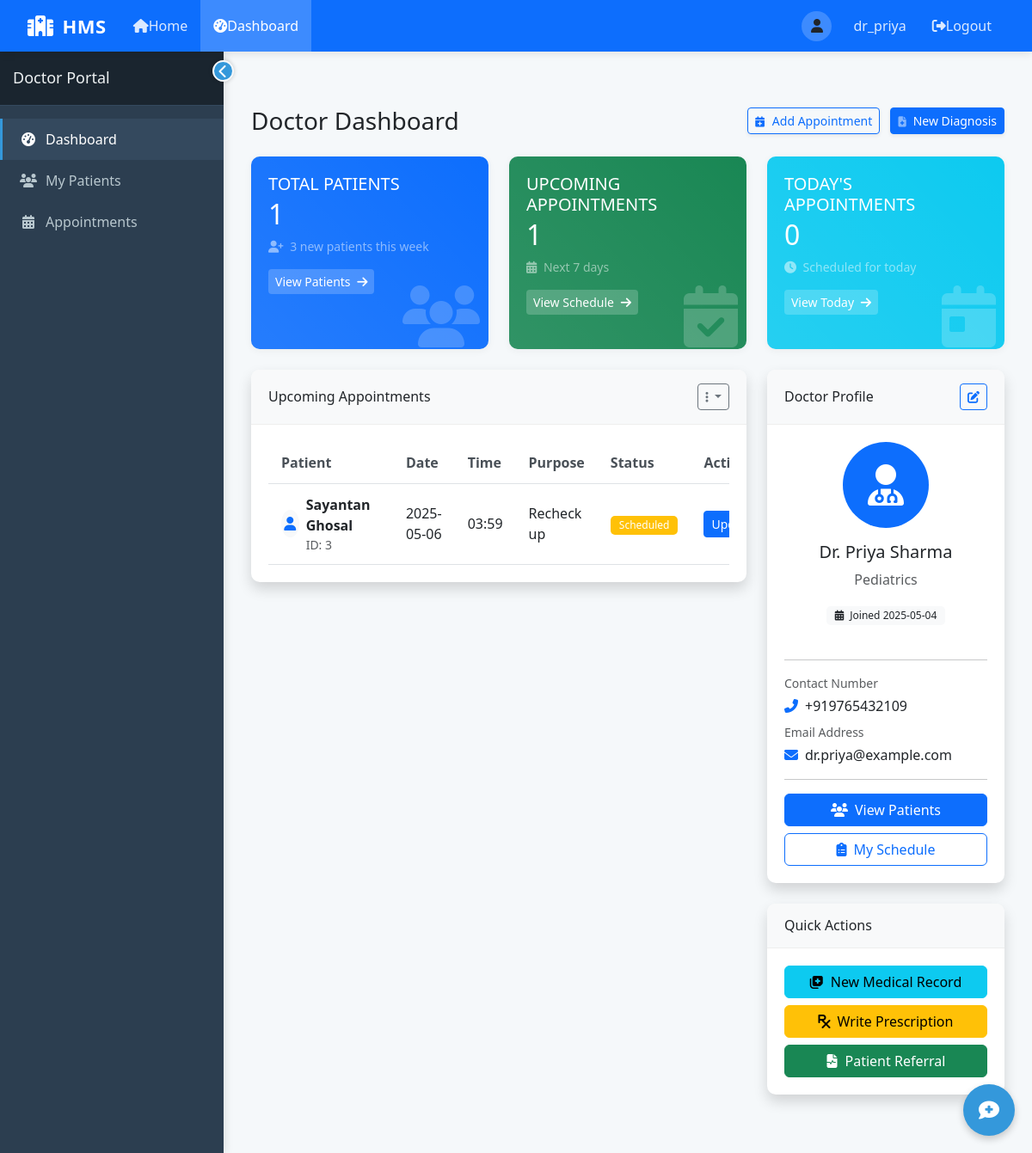
Page /dashboard (signed in) on the earlier database version.
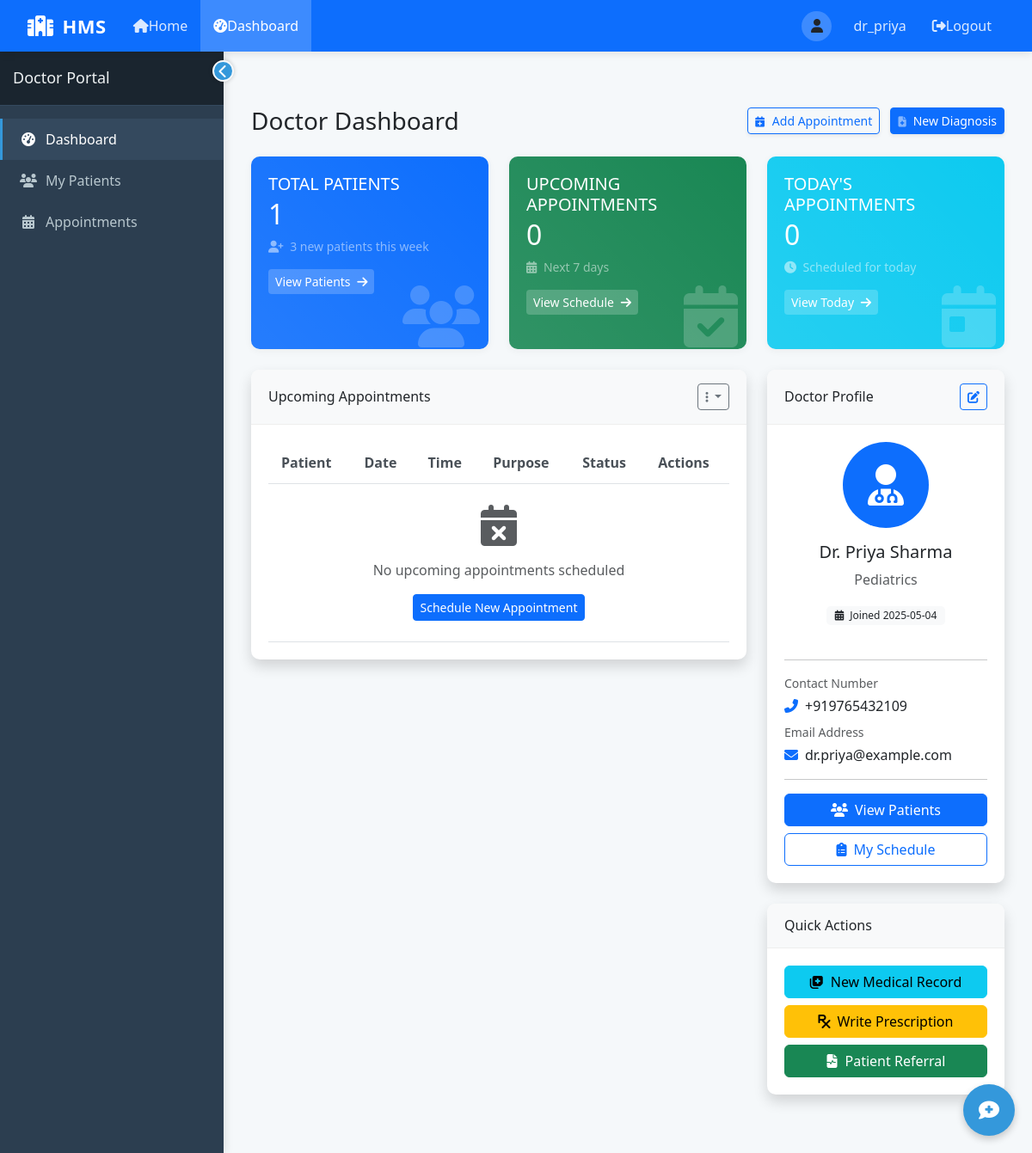
Same page on the later database version.
### tables this page shows
CREATE TABLE Appointment (
            AppointmentID INTEGER PRIMARY KEY AUTOINCREMENT,
            PatientID INTEGER NOT NULL,
            DoctorID INTEGER NOT NULL,
            Date DATE NOT NULL,
            Time TEXT NOT NULL,
            Status TEXT DEFAULT 'Scheduled' CHECK (Status IN ('Scheduled', 'Completed', 'Cancelled')),
            Purpose TEXT,
            FOREIGN KEY (PatientID) REFERENCES Patient(PatientID),
            FOREIGN KEY (DoctorID) REFERENCES Doctor(DoctorID)
        );

CREATE TABLE Patient (
            PatientID INTEGER PRIMARY KEY AUTOINCREMENT,
            Name TEXT NOT NULL,
            Age INTEGER CHECK (Age > 0),
            Gender TEXT CHECK (Gender IN ('Male', 'Female', 'Other')),
            Password TEXT NOT NULL,
            ContactNumber TEXT,
            Email TEXT,
            Address TEXT,
            MedicalHistory TEXT,
            BloodGroup TEXT,
            AssignedDoctorID INTEGER,
            RegistrationDate DATE DEFAULT CURRENT_DATE,
            FOREIGN KEY (AssignedDoctorID) REFERENCES Doctor(DoctorID)
        );

### app.py (the view, shortened to what this page needs)
@app.route('/dashboard')
def dashboard():
    if 'user_id' not in session:
        return redirect(url_for('login'))
    user_type = session.get('user_type')
    user_id = session.get('user_id')
    current_date = datetime.now().strftime('%Y-%m-%d')  # Add this line to get current date
    conn = get_db_connection()
    if user_type == 'admin':
        doctors = conn.execute('SELECT * FROM Doctor').fetchall()
        patients = conn.execute('SELECT * FROM Patient').fetchall()
        appointments = conn.execute('''
        SELECT a.*, p.Name as PatientName, d.Name as DoctorName
        FROM Appointment a
        JOIN Patient p ON a.PatientID = p.PatientID
        JOIN Doctor d ON a.DoctorID = d.DoctorID
        ORDER BY a.Date, a.Time
        ''').fetchall()
        return render_template('admin_dashboard.html',
                              doctors=doctors,
                              patients=patients,
                              appointments=appointments,
                              current_date=current_date)  # Add current_date here
    elif user_type == 'doctor':
        doctor = conn.execute('SELECT * FROM Doctor WHERE DoctorID = ?', (user_id,)).fetchone()
        doctor_patients = conn.execute('''
        SELECT p.* FROM Patient p
        JOIN DoctorPatient dp ON p.PatientID = dp.PatientID
        WHERE dp.DoctorID = ?
        ''', (user_id,)).fetchall()
        upcoming_appointments = conn.execute('''
        SELECT a.*, p.Name as PatientName
        FROM Appointment a
        JOIN Patient p ON a.PatientID = p.PatientID
        WHERE a.DoctorID = ? AND a.Status = 'Scheduled' AND a.Date >= date('now')
        ORDER BY a.Date, a.Time
        ''', (user_id,)).fetchall()
        return render_template('doctor_dashboard.html',
                              doctor=doctor,
                              patients=doctor_patients,
                              appointments=upcoming_appointments,
                              current_date=current_date)  # Add current_date here
    conn.close()
    return redirect(url_for('index'))

### app.py (called while the page is built)
def get_db_connection():
    conn = sqlite3.connect(DB_PATH)
    conn.row_factory = sqlite3.Row
    return conn

### templates/doctor_dashboard.html (shortened to what the changed rows need)
{% extends "layout.html" %}
{% block content %}
<div class="container-fluid py-4">
    <div class="d-sm-flex align-items-center justify-content-between mb-4">
        <h1 class="h3 mb-0 text-gray-800">Doctor Dashboard</h1>
    </div>
    <div class="row">
        <div class="col-xl-4 col-md-6 mb-4">
            <div class="card stats-card bg-success h-100">
                <div class="card-body">
                    <div class="row no-gutters align-items-center">
                        <div class="col">
                            <h5 class="card-title text-uppercase mb-1">Upcoming Appointments</h5>
                            <div class="h2 mb-0 font-weight-bold">{{ appointments|length }}</div>
                            <div class="mt-2 mb-0 text-white-50 small">
                                <i class="fas fa-calendar-alt me-1"></i>
                                <span>Next 7 days</span>
                            </div>
                        </div>
                    </div>
                </div>
            </div>
        </div>
                                {% set today_appointments = 0 %}
                                {% for app in appointments %}
                                    {% if app.Date == current_date %}
                                        {% set today_appointments = today_appointments + 1 %}
                                    {% endif %}
                                {% endfor %}
    </div>
    <div class="row">
        <div class="col-lg-8">
            <div class="card shadow mb-4">
                <div class="card-body">
                    <div class="table-responsive">
                        <table class="table table-hover">
                            <thead>
                                <tr>
                                    <th>Patient</th>
                                    <th>Date</th>
                                    <th>Time</th>
                                    <th>Purpose</th>
                                    <th>Status</th>
                                    <th>Actions</th>
                                </tr>
                            </thead>
                            <tbody>
                                {% for appointment in appointments[:5] %}
                                <tr>
                                    <td>
                                        <div class="d-flex align-items-center">
                                            <div class="avatar rounded-circle bg-light me-2 d-flex align-items-center justify-content-center" style="width: 32px; height: 32px;">
                                                <i class="fas fa-user text-primary"></i>
                                            </div>
                                            <div>
                                                <div class="fw-bold">{{ appointment.PatientName }}</div>
                                                <div class="small text-muted">ID: {{ appointment.PatientID }}</div>
                                            </div>
                                        </div>
                                    </td>
                                    <td>{{ appointment.Date }}</td>
                                    <td>{{ appointment.Time }}</td>
                                    <td>{{ appointment.Purpose if appointment.Purpose else 'Regular checkup' }}</td>
                                    <td>
                                        <span class="badge {% if appointment.Status == 'Scheduled' %}bg-warning{% elif appointment.Status == 'Completed' %}bg-success{% else %}bg-danger{% endif %}">
                                            {{ appointment.Status }}
                                        </span>
                                    </td>
                                    <td>
                                        <div class="btn-group">
                                            <button type="button" class="btn btn-sm btn-primary dropdown-toggle" data-bs-toggle="dropdown" aria-expanded="false">
                                                Update
                                            </button>
                                        </div>
                                    </td>
                                </tr>
                                {% else %}
                                <tr>
                                    <td colspan="6" class="text-center py-4">
                                        <div class="text-muted">
                                            <i class="fas fa-calendar-times fa-3x mb-3"></i>
                                            <p>No upcoming appointments scheduled</p>
                                            <a href="#" class="btn btn-sm btn-primary">Schedule New Appointment</a>
                                        </div>
                                    </td>
                                </tr>
                                {% endfor %}
                            </tbody>
                        </table>
                    </div>
                </div>
            </div>
        </div>
    </div>
</div>
{% endblock %}

Differences in the rows shown:
no longer on this page (row edited): Appointment: PatientName "Sayantan Ghosal", PatientID "3", Date "2025-05-06", Time "03:59", Purpose "Recheck up", Status "Scheduled"
Other differences:
{{ appointments|length }}: "1" → "0"
text now shown: "No upcoming appointments scheduled Schedule New Appointment"
